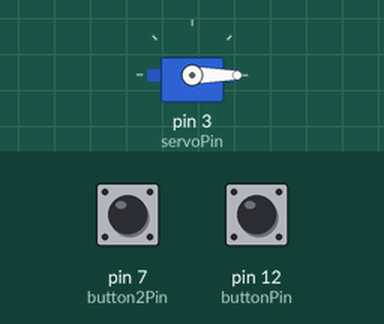
This sketch was run on a simulated Arduino Uno, built with avr-gcc and run on an emulated ATmega328P. On the bench: servo. Inputs (shaded band) come from the test bench; at power-on: pin 12 (buttonPin) LOW, pin 7 (button2Pin) LOW.

Above: at 1.2 s.
1.3 s: pin 12 (buttonPin) pulled HIGH for 1 s
At 3.2 s:
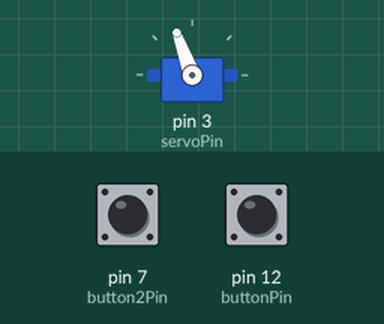
3.8 s: pin 7 (button2Pin) pulled HIGH for 0.15 s
At 4.4 s:
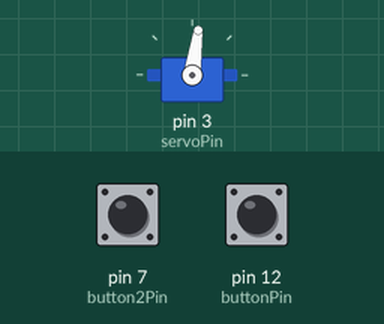
5.4 s: pin 7 (button2Pin) pulled HIGH for 1 s
At 5.75 s:
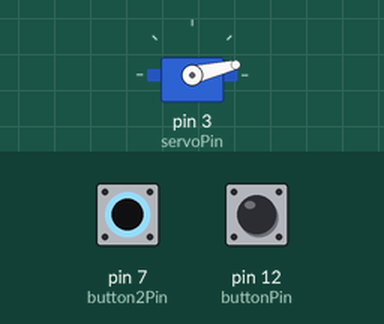
7.9 s: pin 12 (buttonPin) pulled HIGH for 0.15 s
At 8.7 s:
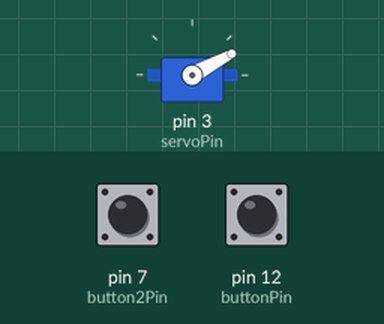
9.5 s: pin 12 (buttonPin) pulsed HIGH 5 times (0.12 s each, 0.3 s apart)
At 9.76 s:
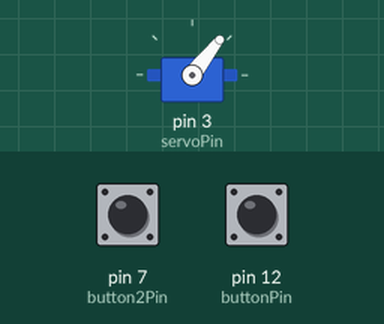
Timing chart, 0 to 12.5 s (numbered marks = the images above; inputs shaded):
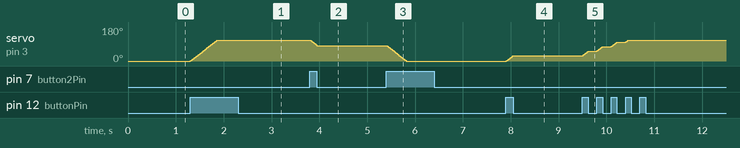

The sketch:

ButtonClaw.ino
```cpp
//Code by Trinity Wilkins
#include <Servo.h>

//Creating buttons
int buttonPin = 12;
int button2Pin = 7;

// Creating Servo
int servoPin = 3;
Servo Servo1;
int servoPosition = 0;


void setup() {
  //Sets up Servo
  Servo1.attach(servoPin);
  Servo1.write(servoPosition);

  //Serial.begin(9600);
}

void loop() {
  //Setting up buttons
  int buttonState = digitalRead(buttonPin);
  int button2State = digitalRead(button2Pin);

  //Button for opening the claw
  if (buttonState == HIGH && servoPosition <= 110){
    Servo1.write(servoPosition);
    servoPosition++;
    delay(5);
  }
  //Button for closing the claw
  if (button2State == HIGH && servoPosition >= 0){
    Servo1.write(servoPosition);
    servoPosition--;
    delay(5);
  }
}
```

Measured:
- after the input at 1.3 s, servo on pin 3 (servoPin): moves from 0° to 110° over 0.55 s, starting at once
- after the input at 3.8 s, servo on pin 3 (servoPin): 110° → 82° at once
- after the input at 5.4 s, servo on pin 3 (servoPin): moves from 82° to 0° over 0.41 s, starting at once
- after the input at 7.9 s, servo on pin 3 (servoPin): 0° → 28° at once
- after the input at 9.5 s, servo on pin 3 (servoPin): moves from 28° to 110° over 0.95 s, starting at once
